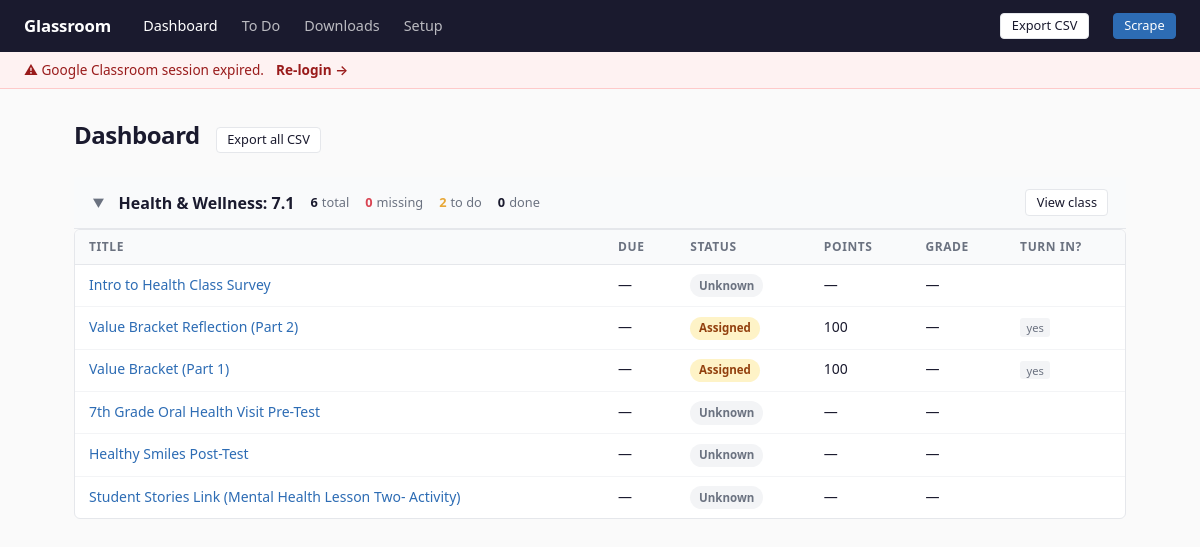
The page / on the database its author committed.
### src/models.py (models this page shows)
class Base(DeclarativeBase):
    pass

class Assignment(Base):
    __tablename__ = "assignments"
    id = Column(Integer, primary_key=True, autoincrement=True)
    assignment_url = Column(String, unique=True, nullable=False, index=True)
    class_name = Column(String, nullable=True)
    week_label = Column(String, nullable=True)
    title = Column(String, nullable=True)
    description = Column(Text, default="")
    teacher = Column(String, nullable=True)
    posted_date = Column(String, nullable=True)
    due_date = Column(String, nullable=True)
    points_possible = Column(String, nullable=True)
    category = Column(String, nullable=True)
    assignment_type = Column(String, default="Unknown")
    status = Column(String, default="Unknown")
    turn_in_required = Column(Boolean, default=False)
    grade = Column(String, nullable=True)
    attachment_links = Column(Text, default="")
    attachment_titles = Column(Text, default="")
    scraped_at = Column(String, nullable=True)
    first_seen_at = Column(String, nullable=True)
    last_modified_at = Column(String, nullable=True)
    class_priority = Column(Integer, nullable=True)
    notes = Column(Text, nullable=True)
    ai_work_type = Column(String, nullable=True)
    ai_effort_estimate = Column(String, nullable=True)
    ai_summary = Column(String, nullable=True)
    ai_notes = Column(Text, nullable=True)

### src/routes/dashboard.py (the view)
@bp.route("/")
def dashboard() -> str:
    engine = current_app.config["DB_ENGINE"]
    with get_session(engine) as session:
        has_classes = session.query(SelectedClass).count() > 0
        if not has_classes:
            return redirect(url_for("setup.setup"))  # type: ignore[return-value]
        assignments = session.query(Assignment).order_by(Assignment.class_name).all()
    session_valid = SESSION_DIR.exists() and any(SESSION_DIR.iterdir())
    by_class: dict[str, list[Assignment]] = defaultdict(list)
    for a in assignments:
        by_class[str(a.class_name or "Unknown")].append(a)
    classes = []
    for class_name in sorted(by_class.keys()):
        rows = sorted(by_class[class_name], key=_sort_key)
        classes.append({
            "name": class_name,
            "assignments": rows,
            "stats": _class_stats(rows),
        })
    return render_template("dashboard.html", classes=classes, session_valid=session_valid)

### src/db.py (called while the page is built)
@contextmanager
def get_session(engine: Engine | None = None) -> Generator[Session, None, None]:
    eng = engine if engine is not None else get_engine()
    factory = sessionmaker(bind=eng, expire_on_commit=False)
    session: Session = factory()
    try:
        yield session
        session.commit()
    except Exception:
        session.rollback()
        raise
    finally:
        session.close()

### src/routes/dashboard.py (called while the page is built)
def _class_stats(assignments: list[Assignment]) -> dict[str, int]:
    total = len(assignments)
    done = sum(1 for a in assignments if a.status in _DONE_STATUSES)
    missing = sum(1 for a in assignments if a.status in _URGENT_STATUSES)
    needs_attention = sum(1 for a in assignments if a.status in _ATTENTION_STATUSES)
    return {
        "total": total,
        "done": done,
        "missing": missing,
        "needs_attention": needs_attention,
    }

def _sort_key(a: Assignment) -> tuple[str, str]:
    return (str(a.due_date or "9999-99-99"), str(a.posted_date or "9999-99-99"))

### src/templates/dashboard.html (shortened to what this page needs)
{% extends "base.html" %}
{% block content %}
<div class="page-header">
  <h1>Dashboard</h1>
  <a href="/api/export/csv" class="btn btn-secondary btn-sm no-print">Export all CSV</a>
</div>
{% if not classes %}
  <div class="empty-state">
    <p>No assignments yet.</p>
    <p>Run a scrape to get started, or <a href="/setup">open setup</a> if this is your first time.</p>
  </div>
{% else %}
  {% for cls in classes %}
  <details open>
    <summary>
      <div class="card-header">
        <span class="chevron">▶</span>
        <h2>{{ cls.name }}</h2>
        <div class="stats">
          <span class="stat"><span class="stat-val">{{ cls.stats.total }}</span> total</span>
          <span class="stat stat-missing"><span class="stat-val">{{ cls.stats.missing }}</span> missing</span>
          <span class="stat stat-attention"><span class="stat-val">{{ cls.stats.needs_attention }}</span> to do</span>
          <span class="stat"><span class="stat-val">{{ cls.stats.done }}</span> done</span>
        </div>
        <a href="/class/{{ cls.name | urlencode }}" class="btn btn-secondary btn-sm" onclick="event.stopPropagation()">View class</a>
      </div>
    </summary>
    <div class="card">
      <div class="card-body">
        {% if cls.assignments %}
        <table>
          <thead>
            <tr>
              <th>Title</th>
              <th>Due</th>
              <th>Status</th>
              <th>Points</th>
              <th>Grade</th>
              <th>Turn in?</th>
            </tr>
          </thead>
          <tbody>
            {% for a in cls.assignments %}
            <tr>
              <td><a href="{{ a.assignment_url }}" target="_blank" rel="noopener">{{ a.title or '(untitled)' }}</a></td>
              <td class="nowrap">{{ a.due_date or '—' }}</td>
              <td>{% include "partials/status_badge.html" %}</td>
              <td>{{ a.points_possible or '—' }}</td>
              <td>{{ a.grade or '—' }}</td>
              <td>{% if a.turn_in_required %}<span class="turn-in-badge">yes</span>{% endif %}</td>
            </tr>
            {% endfor %}
          </tbody>
        </table>
        {% else %}
        <div class="empty-state">No assignments.</div>
        {% endif %}
      </div>
    </div>
  </details>
  {% endfor %}
{% endif %}
{% endblock %}

### src/templates/base.html (shortened to what this page needs)
<!DOCTYPE html>
<html lang="en">
<head>
  <link rel="stylesheet" href="/static/style.css">
</head>
<body>
<nav>
  <span class="brand">Glassroom</span>
  <a href="/" {% if request.path == '/' %}class="active"{% endif %}>Dashboard</a>
  <a href="/todo" {% if request.path == '/todo' %}class="active"{% endif %}>To Do</a>
  <a href="/downloads" {% if request.path == '/downloads' %}class="active"{% endif %}>Downloads</a>
  <a href="/setup" {% if request.path == '/setup' %}class="active"{% endif %}>Setup</a>
  <a href="/api/export/csv" class="btn btn-secondary btn-sm">Export CSV</a>
  <button id="btn-scrape-nav" class="btn btn-primary btn-sm" onclick="navScrape()">Scrape</button>
</nav>
{% if session_valid is defined and not session_valid %}
<div class="session-warning">
  ⚠ Google Classroom session expired.
  <a href="/setup">Re-login →</a>
</div>
{% endif %}
<main>
  {% block content %}{% endblock %}
</main>
</body>
</html>

### src/templates/partials/status_badge.html
{% set s = a.status or 'Unknown' %}
{% if s == 'Assigned' %}
  <span class="badge badge-assigned">Assigned</span>
{% elif s == 'Turned in' %}
  <span class="badge badge-turned-in">Turned in</span>
{% elif s == 'Graded' %}
  <span class="badge badge-graded">Graded</span>
{% elif s == 'Done' %}
  <span class="badge badge-done">Done</span>
{% elif s == 'Missing' %}
  <span class="badge badge-missing">Missing</span>
{% elif s == 'Excused' %}
  <span class="badge badge-excused">Excused</span>
{% else %}
  <span class="badge badge-unknown">{{ s }}</span>
{% endif %}

### src/static/style.css (style rules this page uses)
:root { --blue: #4A90D9; --blue-dark: #2D6CB4; --bg: #FAFAFA; --bg-card: #FFFFFF; --text: #1A1A2E; --text-muted: #6B7280; --border: #E5E7EB; --border-light: #F3F4F6; --nav-bg: #1A1A2E; --status-assigned-bg: #FEF3C7; --status-assigned-tx: #92400E; --status-missing-bg: #FEE2E2; --status-missing-tx: #991B1B; --status-graded-bg: #D1FAE5; --status-graded-tx: #166534; --status-turned-in-bg: #DBEAFE; --status-turned-in-tx: #1E40AF; --status-unknown-bg: #F3F4F6; --status-unknown-tx: #6B7280; --status-excused-bg: #F3E8FF; --status-excused-tx: #6B21A8; --missing-accent: #D94452; --assigned-accent: #E8A838; --radius: 6px; --font: system-ui, -apple-system, BlinkMacSystemFont, "Segoe UI", sans-serif; }
*, *::before, *::after { box-sizing: border-box; }
body { margin: 0; font-family: var(--font); background: var(--bg); color: var(--text); font-size: 15px; line-height: 1.5; }
nav { background: var(--nav-bg); color: #fff; padding: 0 1.5rem; display: flex; align-items: center; gap: 1.5rem; height: 52px; position: sticky; top: 0; z-index: 100; }
nav a { color: rgba(255, 255, 255, 0.7); text-decoration: none; font-size: 0.9rem; }
nav a:hover, nav a.active { color: #fff; }
.brand { font-weight: 700; font-size: 1.05rem; color: #fff; letter-spacing: -0.01em; margin-right: 0.5rem; }
.session-warning { background: #FEF2F2; border-bottom: 1px solid #FECACA; padding: 0.5rem 1.5rem; font-size: 0.85rem; color: #991B1B; display: flex; align-items: center; gap: 0.75rem; }
.session-warning a { color: #991B1B; font-weight: 600; }
main { max-width: 1100px; margin: 0 auto; padding: 1.75rem 1.5rem; }
.page-header { display: flex; align-items: baseline; gap: 1rem; margin-bottom: 1.5rem; flex-wrap: wrap; }
h1 { font-size: 1.5rem; font-weight: 700; margin: 0; color: var(--text); letter-spacing: -0.02em; }
h2 { font-size: 1rem; font-weight: 600; margin: 0; }
.card { background: var(--bg-card); border: 1px solid var(--border); border-radius: var(--radius); margin-bottom: 1.25rem; overflow: hidden; }
.card-header { padding: 0.75rem 1.1rem; background: #F9FAFB; border-bottom: 1px solid var(--border); display: flex; align-items: center; gap: 1rem; cursor: pointer; }
.card-body { padding: 0; }
details > summary { list-style: none; }
.chevron { font-size: 0.75rem; color: var(--text-muted); transition: transform 0.15s ease; flex-shrink: 0; }
details[open] .chevron { display: inline-block; transform: rotate(90deg); }
table { width: 100%; border-collapse: collapse; font-size: 0.875rem; }
thead { background: #F9FAFB; }
th { text-align: left; padding: 0.5rem 0.875rem; font-weight: 600; color: var(--text-muted); border-bottom: 1px solid var(--border); font-size: 0.75rem; text-transform: uppercase; letter-spacing: 0.05em; white-space: nowrap; }
td { padding: 0.55rem 0.875rem; border-bottom: 1px solid var(--border-light); vertical-align: top; }
tr:last-child td { border-bottom: none; }
a { color: var(--blue-dark); text-decoration: none; }
.badge { display: inline-block; padding: 0.15rem 0.55rem; border-radius: 999px; font-size: 0.72rem; font-weight: 600; white-space: nowrap; line-height: 1.6; }
.badge-assigned { background: var(--status-assigned-bg); color: var(--status-assigned-tx); }
.badge-unknown { background: var(--status-unknown-bg); color: var(--status-unknown-tx); }
.turn-in-badge { font-size: 0.7rem; background: var(--border-light); color: var(--text-muted); border-radius: 3px; padding: 0.1rem 0.4rem; }
.stats { display: flex; gap: 1rem; flex-wrap: wrap; font-size: 0.8rem; color: var(--text-muted); }
.stat { display: flex; align-items: center; gap: 0.25rem; }
.stat-val { font-weight: 700; color: var(--text); }
.stat-missing .stat-val { color: var(--missing-accent); }
.stat-attention .stat-val { color: var(--assigned-accent); }
.btn { display: inline-block; padding: 0.35rem 0.9rem; border-radius: 4px; border: 1px solid transparent; cursor: pointer; font-size: 0.85rem; font-family: var(--font); text-decoration: none; line-height: 1.4; transition: background 0.1s; }
.btn-primary { background: var(--blue-dark); color: #fff; border-color: var(--blue-dark); }
.btn-secondary { background: var(--bg-card); color: var(--text); border-color: var(--border); }
.btn-sm { padding: 0.2rem 0.65rem; font-size: 0.8rem; }
.nowrap { white-space: nowrap; }

### rows shown on the page
Assignment: name "Health & Wellness: 7.1", stats.total "6", stats.missing "0", stats.needs_attention "2", stats.done "0", title "Student Stories Link (Mental Health Lesson Two- Activity)", due_date "—", status "Unknown", points_possible "—", grade "—"
Assignment: title "Intro to Health Class Survey", due_date "—", status "Unknown", points_possible "—", grade "—"
Assignment: title "Value Bracket Reflection (Part 2)", due_date "—", status "Assigned", points_possible "100", grade "—", turn_in_required "yes"
Assignment: title "Value Bracket (Part 1)", due_date "—", status "Assigned", points_possible "100", grade "—", turn_in_required "yes"
Assignment: title "7th Grade Oral Health Visit Pre-Test", due_date "—", status "Unknown", points_possible "—", grade "—"
Assignment: title "Healthy Smiles Post-Test", due_date "—", status "Unknown", points_possible "—", grade "—"
